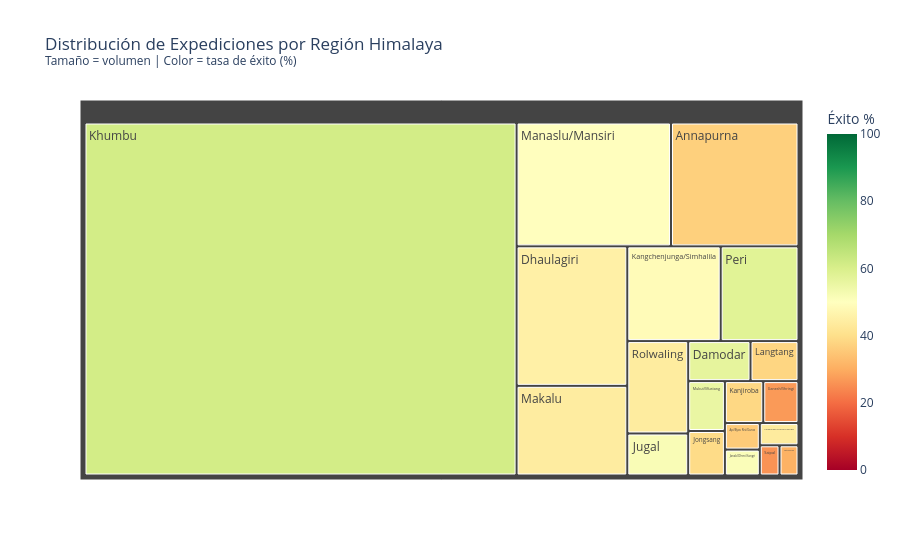

This figure's notebook cell:
### Code cell
fig_tree = px.treemap(
    regional,
    path=['himal'],
    values='total_expediciones',
    color='tasa_exito_pct',
    color_continuous_scale='RdYlGn',
    range_color=[0, 100],
    title='Distribución de Expediciones por Región Himalaya<br><sup>Tamaño = volumen | Color = tasa de éxito (%)</sup>',
    custom_data=['tasa_exito_pct', 'altitud_media', 'total_expediciones'],
)
fig_tree.update_traces(
    hovertemplate=(
        '<b>%{label}</b><br>'
        'Expediciones: %{customdata[2]}<br>'
        'Tasa de éxito: %{customdata[0]:.1f}%<br>'
        'Altitud media: %{customdata[1]} m'
    )
)
fig_tree.update_layout(font_size=12, coloraxis_colorbar_title='Éxito %')
fig_tree.write_image(str(FIGURES / 'regional_treemap.png'), scale=2)
fig_tree.show()

### Figure 1 — Plotly figure (JSON) as saved in the notebook; plotly's stock layout.template omitted (floating-point values rounded to 4 significant figures)
{"data": [{"branchvalues": "total", "customdata": [[61.1, "7946", 6914], [49.8, "8062", 867], [36.7, "7615", 716], [45.1, "7777", 700], [44, "8320", 450], [48.6, "8024", 401], [57.8, "7076", 334], [43.9, "6599", 255], [51.7, "6622", 116], [56.6, "6372", 113], [37.9, "6953", 87], [55.4, "6270", 83], [39.2, "7007", 74], [38.4, "6356", 73], [26.9, "6888", 67], [35.7, "6860", 42], [51.2, "6524", 41], [43.6, "6297", 39], [25.9, "6869", 27], [30.8, "6362", 26]], "domain": {"x": [0, 1], "y": [0, 1]}, "hovertemplate": "<b>%{label}</b><br>Expediciones: %{customdata[2]}<br>Tasa de éxito: %{customdata[0]:.1f}%<br>Altitud media: %{customdata[1]} m", "ids": ["Khumbu", "Manaslu/Mansiri", "Annapurna", "Dhaulagiri", "Makalu", "Kangchenjunga/Simhalila", "Peri", "Rolwaling", "Jugal", "Damodar", "Langtang", "Mukut/Mustang", "Jongsang", "Kanjiroba", "Ganesh/Shringi", "Api/Byas Risi/Guras", "Janak/Ohmi Kangri", "Nalakankar/Chandi/Changla", "Saipal", "Kanti/Palchung"], "labels": ["Khumbu", "Manaslu/Mansiri", "Annapurna", "Dhaulagiri", "Makalu", "Kangchenjunga/Simhalila", "Peri", "Rolwaling", "Jugal", "Damodar", "Langtang", "Mukut/Mustang", "Jongsang", "Kanjiroba", "Ganesh/Shringi", "Api/Byas Risi/Guras", "Janak/Ohmi Kangri", "Nalakankar/Chandi/Changla", "Saipal", "Kanti/Palchung"], "marker": {"coloraxis": "coloraxis", "colors": [61.1, 49.8, 36.7, 45.1, 44.0, 48.6, 57.8, 43.9, 51.7, 56.6, 37.9, 55.4, 39.2, 38.4, 26.9, 35.7, 51.2, 43.6, 25.9, 30.8]}, "name": "", "parents": ["", "", "", "", "", "", "", "", "", "", "", "", "", "", "", "", "", "", "", ""], "type": "treemap", "values": [6914.0, 867.0, 716.0, 700.0, 450.0, 401.0, 334.0, 255.0, 116.0, 113.0, 87.0, 83.0, 74.0, 73.0, 67.0, 42.0, 41.0, 39.0, 27.0, 26.0]}], "layout": {"coloraxis": {"cmax": 100, "cmin": 0, "colorbar": {"title": {"text": "Éxito %"}}, "colorscale": [[0, "rgb(165,0,38)"], [0.1, "rgb(215,48,39)"], [0.2, "rgb(244,109,67)"], [0.3, "rgb(253,174,97)"], [0.4, "rgb(254,224,139)"], [0.5, "rgb(255,255,191)"], [0.6, "rgb(217,239,139)"], [0.7, "rgb(166,217,106)"], [0.8, "rgb(102,189,99)"], [0.9, "rgb(26,152,80)"], [1, "rgb(0,104,55)"]]}, "font": {"size": 12}, "legend": {"tracegroupgap": 0}, "title": {"text": "Distribución de Expediciones por Región Himalaya<br><sup>Tamaño = volumen | Color = tasa de éxito (%)</sup>"}}}
